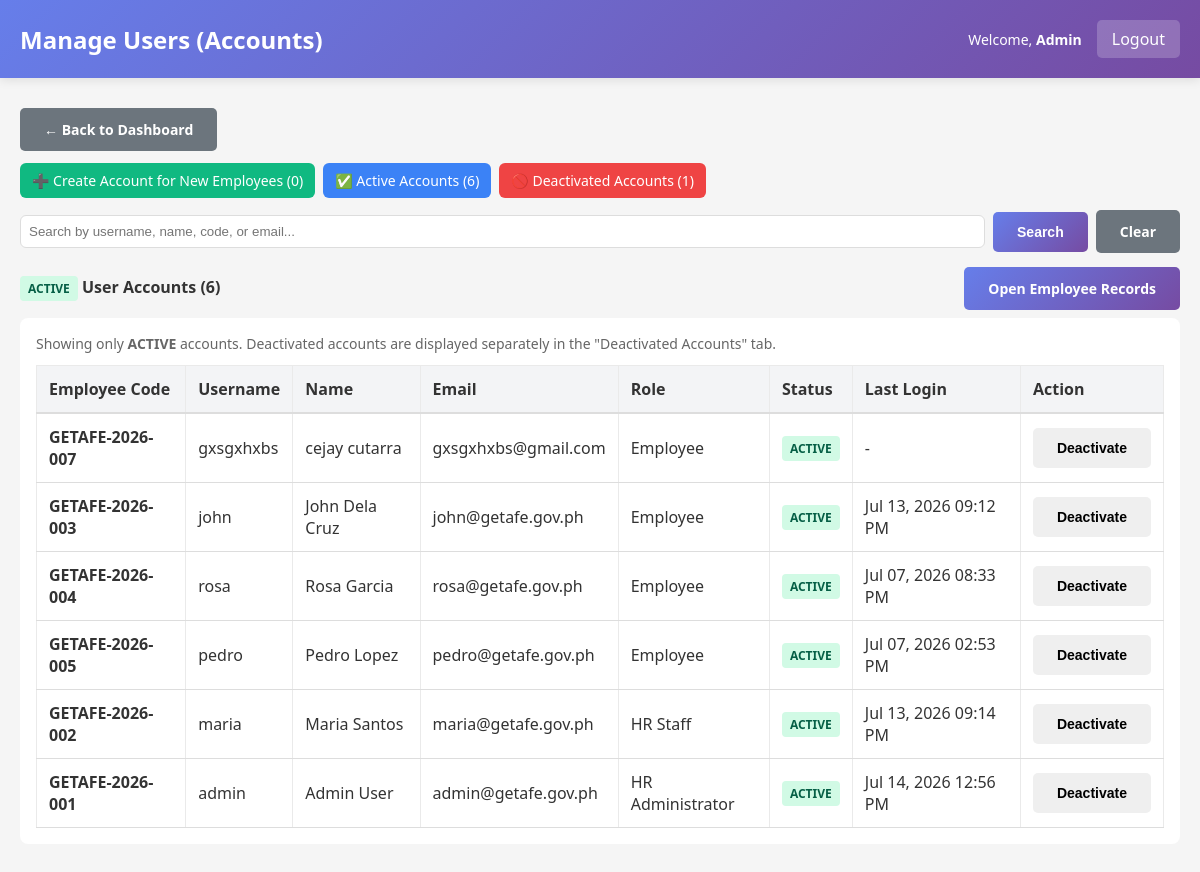
/admin/manage_users.php?tab=active (signed in), run on the app's committed database.
### tables this page shows
CREATE TABLE `employees` (
  `employee_id` int(11) NOT NULL AUTO_INCREMENT,
  `employee_code` varchar(20) NOT NULL,
  `first_name` varchar(50) NOT NULL,
  `last_name` varchar(50) NOT NULL,
  `email` varchar(100) NOT NULL,
  `phone` varchar(20) DEFAULT NULL,
  `position` varchar(100) DEFAULT NULL,
  `salary` decimal(10,2) DEFAULT NULL,
  `date_hired` date DEFAULT NULL,
  `status` enum('active','inactive') DEFAULT 'active',
  `created_at` timestamp NOT NULL DEFAULT current_timestamp(),
  `updated_at` timestamp NOT NULL DEFAULT current_timestamp() ON UPDATE current_timestamp(),
  `department` varchar(100) DEFAULT NULL,
  `qr_code` varchar(255) DEFAULT NULL,
  `qr_generated_date` datetime DEFAULT NULL,
  PRIMARY KEY (`employee_id`),
  UNIQUE KEY `employee_code` (`employee_code`),
  UNIQUE KEY `email` (`email`)
);

CREATE TABLE `users` (
  `user_id` int(11) NOT NULL AUTO_INCREMENT,
  `username` varchar(50) NOT NULL,
  `password` varchar(255) NOT NULL,
  `role_id` int(11) NOT NULL,
  `employee_id` int(11) DEFAULT NULL,
  `status` enum('active','inactive') DEFAULT 'active',
  `deactivation_reason` varchar(255) DEFAULT NULL,
  `deactivated_at` datetime DEFAULT NULL,
  `created_at` timestamp NOT NULL DEFAULT current_timestamp(),
  `last_login` datetime DEFAULT NULL,
  PRIMARY KEY (`user_id`),
  UNIQUE KEY `username` (`username`),
  KEY `role_id` (`role_id`),
  KEY `employee_id` (`employee_id`),
  CONSTRAINT `users_ibfk_1` FOREIGN KEY (`role_id`) REFERENCES `roles` (`role_id`),
  CONSTRAINT `users_ibfk_2` FOREIGN KEY (`employee_id`) REFERENCES `employees` (`employee_id`)
);

CREATE TABLE `roles` (
  `role_id` int(11) NOT NULL AUTO_INCREMENT,
  `role_name` varchar(50) NOT NULL,
  `description` text DEFAULT NULL,
  `created_at` timestamp NOT NULL DEFAULT current_timestamp(),
  `is_deleted` tinyint(1) DEFAULT 0,
  `deleted_at` timestamp NULL DEFAULT NULL,
  `deleted_by` int(11) DEFAULT NULL,
  PRIMARY KEY (`role_id`),
  UNIQUE KEY `role_name` (`role_name`),
  KEY `idx_roles_deleted` (`is_deleted`,`deleted_at`)
);

### includes/functions.php (called while the page is built, shortened)
<?php
function get_employee_info($conn, $employee_id) {
    $stmt = $conn->prepare("SELECT * FROM employees WHERE employee_id = ? LIMIT 1");
    $stmt->bind_param("i", $employee_id);
    $stmt->execute();
    $res = $stmt->get_result();
    $row = $res->fetch_assoc();
    return $row ?: null;
}
function format_datetime($datetime) {
    return date('M d, Y h:i A', strtotime($datetime));
}
?>

### admin/manage_users.php (the view, shortened to what this page needs)
<?php
require_once '../config/database.php';
require_once '../includes/functions.php';
$admin = get_employee_info($conn, $_SESSION['employee_id'] ?? 0);
$tab = $_GET['tab'] ?? 'create';
$search = trim($_GET['search'] ?? '');
$active_user_count = $conn->query("SELECT COUNT(*) as c FROM users WHERE status = 'active'")->fetch_assoc()['c'] ?? 0;
$inactive_user_count = $conn->query("SELECT COUNT(*) as c FROM users WHERE status = 'inactive'")->fetch_assoc()['c'] ?? 0;
$employees_without_accounts_count = $conn->query("SELECT COUNT(*) as c FROM employees e LEFT JOIN users u ON e.employee_id = u.employee_id WHERE u.user_id IS NULL AND e.status = 'active'")->fetch_assoc()['c'] ?? 0;
$sql_active = "SELECT e.employee_id, e.employee_code, e.first_name, e.last_name, e.email, e.position, e.status AS emp_status,
                      u.user_id, u.username, u.status AS user_status, u.last_login, r.role_name
               FROM employees e
               LEFT JOIN users u ON e.employee_id = u.employee_id
               LEFT JOIN roles r ON u.role_id = r.role_id
               WHERE u.status = 'active' OR u.user_id IS NULL";
$sql_active .= " ORDER BY e.last_name, e.first_name";
$stmt_active = $conn->prepare($sql_active);
$employees_active = [];
if ($stmt_active) {
    $stmt_active->execute();
    $res_active = $stmt_active->get_result();
    $employees_active = $res_active ? $res_active->fetch_all(MYSQLI_ASSOC) : [];
}
$sql_no_account = "SELECT e.employee_id, e.employee_code, e.first_name, e.last_name, e.email, e.position, e.date_hired, e.salary
                   FROM employees e
                   LEFT JOIN users u ON e.employee_id = u.employee_id
                   WHERE u.user_id IS NULL AND e.status = 'active'";
$sql_no_account .= " ORDER BY e.date_hired DESC, e.last_name, e.first_name";
$stmt_no_acct = $conn->prepare($sql_no_account);
$employees_no_account = [];
if ($stmt_no_acct) {
    $stmt_no_acct->execute();
    $res_no_acct = $stmt_no_acct->get_result();
    $employees_no_account = $res_no_acct ? $res_no_acct->fetch_all(MYSQLI_ASSOC) : [];
}
?>
<!doctype html>
<html lang="en">
<head>
  <link rel="stylesheet" href="../assets/css/style.css">
</head>
<body>
  <div class="navbar">
    <h2>Manage Users (Accounts)</h2>
    <div class="navbar-user">
      <span>Welcome, <strong><?php echo htmlspecialchars($admin['first_name'] ?? ''); ?></strong></span>
      <a href="../logout.php">Logout</a>
    </div>
  </div>
  <div class="container">
    <a href="dashboard.php" class="btn btn-secondary" style="margin-bottom:12px">← Back to Dashboard</a>
    <div class="tabs" role="tablist">
      <a href="?tab=create<?php echo $search ? '&search=' . urlencode($search) : ''; ?>" class="tab <?php echo $tab === 'create' ? 'active' : 'inactive'; ?>" style="background: #10b981;">
        ➕ Create Account for New Employees (<?php echo (int)$employees_without_accounts_count; ?>)
      </a>
      <a href="?tab=active<?php echo $search ? '&search=' . urlencode($search) : ''; ?>" class="tab <?php echo $tab === 'active' ? 'active' : 'inactive'; ?>">
        ✅ Active Accounts (<?php echo (int)$active_user_count; ?>)
      </a>
      <a href="?tab=inactive<?php echo $search ? '&search=' . urlencode($search) : ''; ?>" class="tab <?php echo $tab === 'inactive' ? 'active' : 'inactive'; ?>" style="background: #ef4444;">
        🚫 Deactivated Accounts (<?php echo (int)$inactive_user_count; ?>)
      </a>
    </div>
    <form method="GET" class="search-bar" role="search" style="margin-bottom:14px;">
      <input name="search" type="search" placeholder="Search by username, name, code, or email..." value="<?php echo htmlspecialchars($search); ?>" style="flex:1;padding:8px;border-radius:6px;border:1px solid #ddd;min-width:200px;">
      <button class="btn btn-primary" type="submit">Search</button>
      <a class="btn btn-secondary" href="manage_users.php?tab=<?php echo $tab; ?>">Clear</a>
    </form>
    <?php if ($tab === 'create'): ?>
      <div style="background:white;padding:16px;border-radius:8px">
        <h3>📝 Create Account for Employees Without Login</h3>
        <p style="color:#666;margin-top:0">These are newly hired or unregistered employees. Click "Create Account" to set up their login credentials.</p>
        <?php if (empty($employees_no_account)): ?>
          <div class="section-card" style="border-left-color:#10b981">
            <h4 style="color:#059669">✅ All Done!</h4>
            <p style="margin:0">All active employees have user accounts. Great job keeping the system up to date!</p>
          </div>
        <?php else: ?>
          <table style="margin-top:12px;">
            <thead>
              <tr style="background:#f3f4f6">
                <th>Employee Code</th>
                <th>Name</th>
                <th>Email</th>
                <th>Position</th>
                <th>Date Hired</th>
                <th>Action</th>
              </tr>
            </thead>
            <tbody>
              <?php foreach ($employees_no_account as $emp): ?>
                <tr class="employee-no-account-row">
                  <td><strong><?php echo htmlspecialchars($emp['employee_code']); ?></strong></td>
                  <td><?php echo htmlspecialchars($emp['first_name'] . ' ' . $emp['last_name']); ?></td>
                  <td><?php echo htmlspecialchars($emp['email']); ?></td>
                  <td><?php echo htmlspecialchars($emp['position']); ?></td>
                  <td><?php echo htmlspecialchars(format_date($emp['date_hired'])); ?></td>
                  <td>
                    <button class="btn btn-primary" onclick="openCreateModal(<?php echo (int)$emp['employee_id']; ?>, '<?php echo htmlspecialchars(addslashes($emp['email'] ?? '')); ?>', '<?php echo htmlspecialchars(addslashes($emp['first_name'] . ' ' . $emp['last_name'])); ?>')">Create Account</button>
                  </td>
                </tr>
              <?php endforeach; ?>
            </tbody>
          </table>
        <?php endif; ?>
      </div>
    <?php elseif ($tab === 'active'): ?>
      <div style="display:flex;justify-content:space-between;align-items:center;margin-bottom:8px">
        <div style="font-weight:600"><span class="badge badge-active">ACTIVE</span> User Accounts (<?php echo count($employees_active); ?>)</div>
        <div><a href="manage_employees.php" class="btn btn-primary">Open Employee Records</a></div>
      </div>
      <div style="background:white;padding:16px;border-radius:8px">
        <p style="color:#666;font-size:14px">Showing only <strong>ACTIVE</strong> accounts. Deactivated accounts are displayed separately in the "Deactivated Accounts" tab.</p>
        <?php if (empty($employees_active)): ?>
          <div style="padding:20px;text-align:center;color:#666">No active accounts found.</div>
        <?php else: ?>
          <table style="margin-top:12px;">
            <thead>
              <tr style="background:#f3f4f6">
                <th>Employee Code</th>
                <th>Username</th>
                <th>Name</th>
                <th>Email</th>
                <th>Role</th>
                <th>Status</th>
                <th>Last Login</th>
                <th>Action</th>
              </tr>
            </thead>
            <tbody>
              <?php foreach ($employees_active as $row): ?>
                <?php
                  $emp_id = (int)$row['employee_id'];
                  $username = $row['username'] ?? null;
                  $user_id = $row['user_id'] ?? null;
                  $role_name = $row['role_name'] ?? '-';
                  $last_login = $row['last_login'] ?? null;
                ?>
                <tr>
                  <td><strong><?php echo htmlspecialchars($row['employee_code']); ?></strong></td>
                  <td><?php echo $username ? htmlspecialchars($username) : '<span style="color:#888">— no account —</span>'; ?></td>
                  <td><?php echo htmlspecialchars($row['first_name'].' '.$row['last_name']); ?></td>
                  <td><?php echo htmlspecialchars($row['email']); ?></td>
                  <td><?php echo $username ? htmlspecialchars($role_name) : '-'; ?></td>
                  <td><span class="badge badge-active">ACTIVE</span></td>
                  <td><?php echo $last_login ? htmlspecialchars(format_datetime($last_login)) : '-'; ?></td>
                  <td>
                    <div class="actions">
                      <?php if ($username && $user_id): ?>
                        <button class="btn btn-warning" onclick="openDeactivateModal(<?php echo (int)$user_id; ?>, '<?php echo htmlspecialchars(addslashes($username)); ?>')">Deactivate</button>
                      <?php elseif (!$username): ?>
                        <button class="btn btn-primary" onclick="openCreateModal(<?php echo $emp_id; ?>, '<?php echo htmlspecialchars(addslashes($row['email'] ?? '')); ?>', '<?php echo htmlspecialchars(addslashes($row['first_name'] . ' ' . $row['last_name'])); ?>')">Create Account</button>
                      <?php endif; ?>
                    </div>
                  </td>
                </tr>
              <?php endforeach; ?>
            </tbody>
          </table>
        <?php endif; ?>
      </div>
    <?php endif; ?>
  </div>
</body>
</html>

### assets/css/style.css (style rules this page uses)
* { margin: 0; padding: 0; box-sizing: border-box; }
body { font-family: 'Segoe UI', Tahoma, Geneva, Verdana, sans-serif; background-color: #f5f5f5; color: #333; }
.navbar { background: linear-gradient(135deg, #667eea 0%, #764ba2 100%); color: white; padding: 20px; display: flex; justify-content: space-between; align-items: center; box-shadow: 0 2px 10px rgba(0, 0, 0, 0.1); }
.navbar h2 { font-size: 24px; font-weight: 600; }
.navbar-user { display: flex; gap: 15px; align-items: center; }
.navbar-user span { font-size: 14px; }
.navbar-user a { background: rgba(255, 255, 255, 0.2); color: white; padding: 8px 15px; text-decoration: none; border-radius: 5px; transition: background 0.3s; }
.container { max-width: 1200px; margin: 30px auto; padding: 0 20px; }
.btn { display: inline-block; padding: 12px 24px; border: none; border-radius: 5px; cursor: pointer; font-size: 14px; font-weight: 600; text-decoration: none; transition: all 0.3s; }
.btn-primary { background: linear-gradient(135deg, #667eea 0%, #764ba2 100%); color: white; }
.btn-secondary { background: #6c757d; color: white; }
table { width: 100%; border-collapse: collapse; }
table thead { background-color: #f8f9fa; border-bottom: 2px solid #ddd; }
table th { padding: 12px; text-align: left; font-weight: 600; color: #333; }
table td { padding: 12px; border-bottom: 1px solid #ddd; }
.badge { display: inline-block; padding: 5px 10px; border-radius: 20px; font-size: 12px; font-weight: 600; }

### admin/manage_users.php (style rules this page uses)
.tabs { display:flex; gap:8px; margin-bottom:12px; flex-wrap:wrap; }
.tab { padding:8px 12px; border-radius:6px; cursor:pointer; text-decoration:none; color:#fff; font-size:14px; }
.tab.active { background:#3b82f6; }
.tab.inactive { background:#64748b; }
.search-bar { display:flex; gap:8px; margin-bottom:12px; align-items:center; flex-wrap:wrap; }
table { width:100%;border-collapse:collapse }
th,td { padding:8px 10px;border:1px solid #eaeaea;text-align:left }
.actions { display:flex;gap:8px;align-items:center;flex-wrap:wrap }
.badge { display:inline-block; padding:4px 8px; border-radius:4px; font-size:12px; font-weight:600; }
.badge-active { background:#d1fae5; color:#065f46; }

### data on the page
employees: first_name "Admin"
users: employee.employee_code "GETAFE-2026-007", username "gxsgxhxbs", employee.last_name "cejay cutarra", employee.email "gxsgxhxbs@gmail.com", role.role_name "Employee"
users: employee.employee_code "GETAFE-2026-003", username "john", employee.last_name "John Dela Cruz", employee.email "john@getafe.gov.ph", role.role_name "Employee", last_login "Jul 13, 2026 09:12 PM"
users: employee.employee_code "GETAFE-2026-004", username "rosa", employee.last_name "Rosa Garcia", employee.email "rosa@getafe.gov.ph", role.role_name "Employee", last_login "Jul 07, 2026 08:33 PM"
users: employee.employee_code "GETAFE-2026-005", username "pedro", employee.last_name "Pedro Lopez", employee.email "pedro@getafe.gov.ph", role.role_name "Employee", last_login "Jul 07, 2026 02:53 PM"
users: employee.employee_code "GETAFE-2026-002", username "maria", employee.last_name "Maria Santos", employee.email "maria@getafe.gov.ph", role.role_name "HR Staff", last_login "Jul 13, 2026 09:14 PM"
users: employee.employee_code "GETAFE-2026-001", username "admin", employee.last_name "Admin User", employee.email "admin@getafe.gov.ph", role.role_name "HR Administrator", last_login "Jul 14, 2026 12:56 PM"

### other printed values
$employees_without_accounts_count "0"
$active_user_count "6"
$inactive_user_count "1"
count($employees_active) "6"
